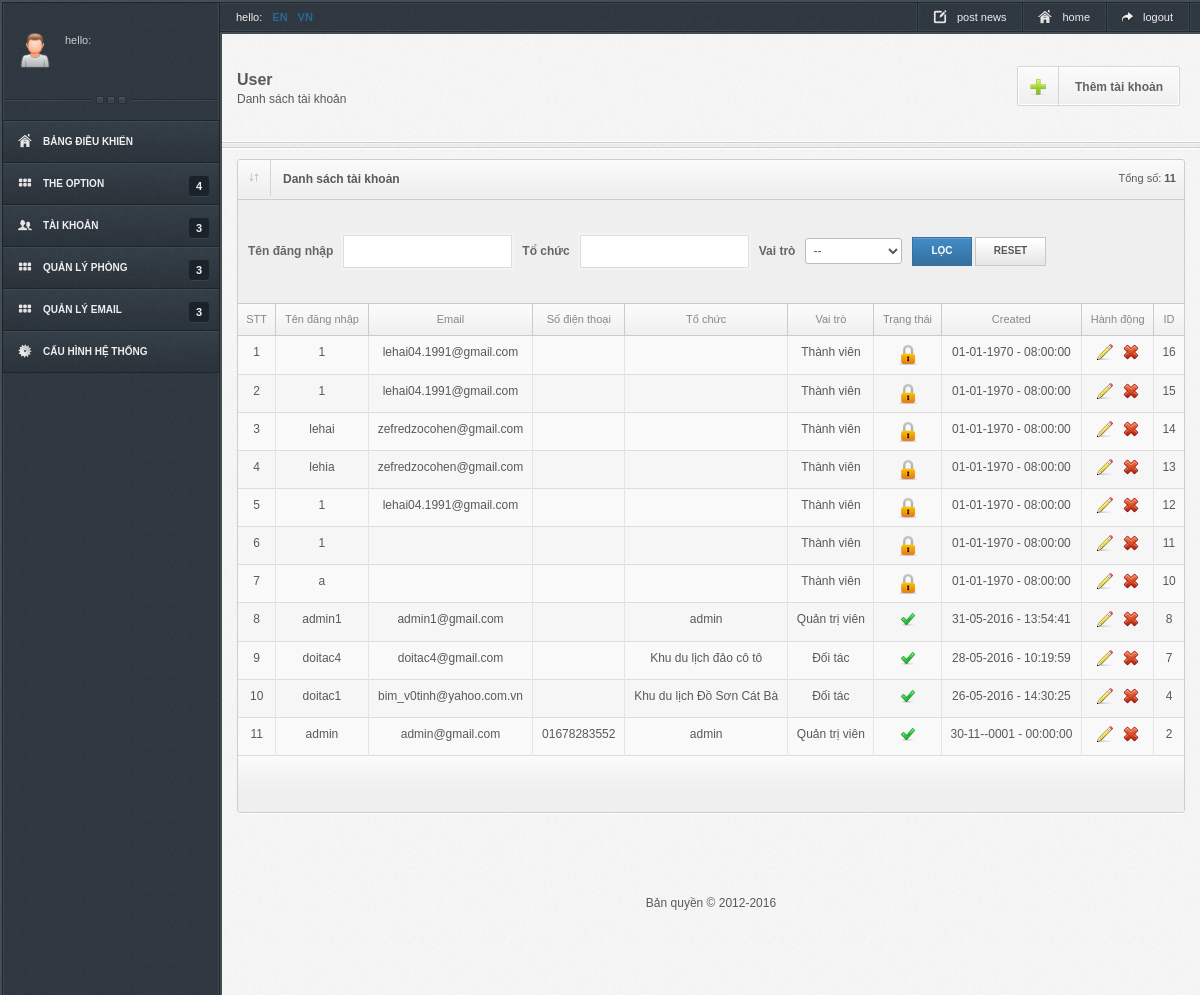
The page /index.php/site/user on the database as committed earlier.
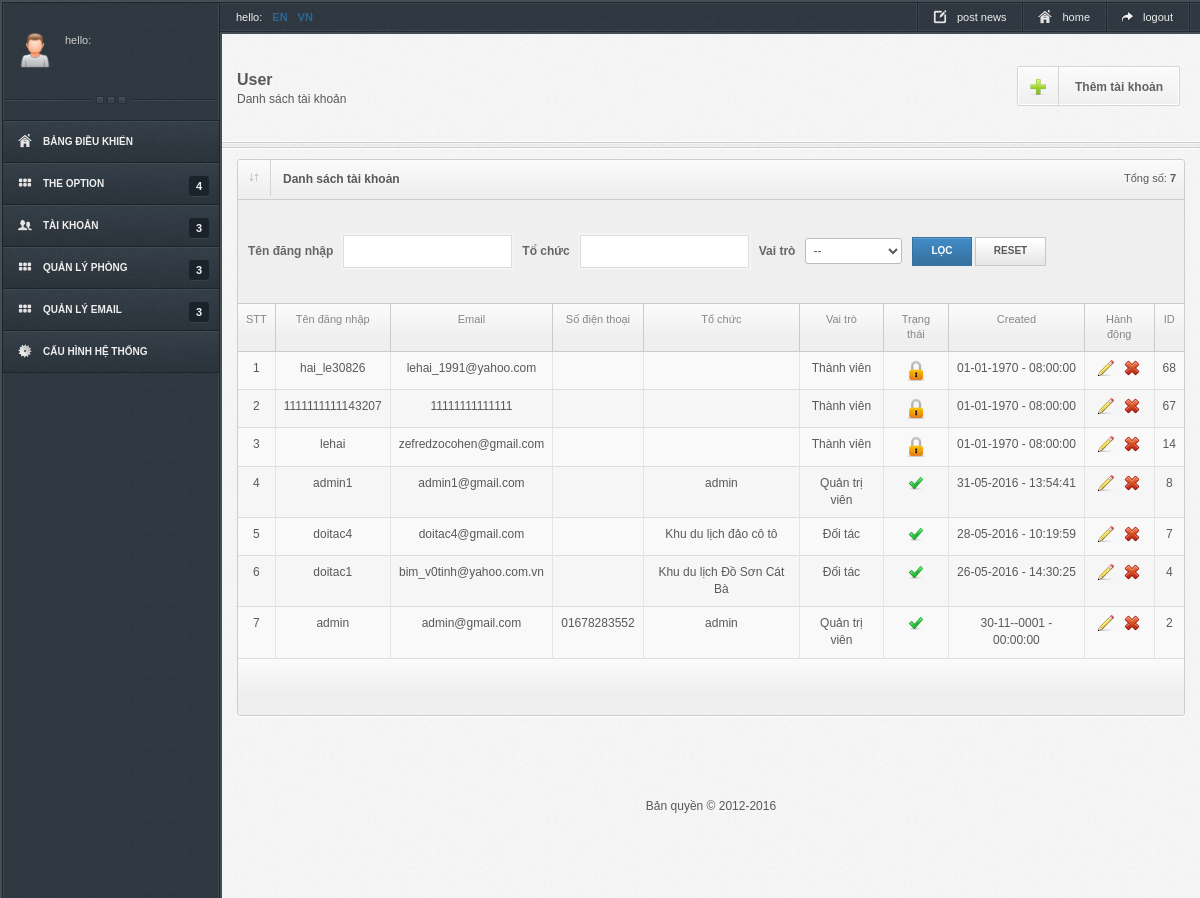
The same page on the database as committed later.
### tables this page shows
CREATE TABLE `tbl_user` (
  `user_id` int(11) NOT NULL,
  `last_name` varchar(255) DEFAULT NULL,
  `first_name` varchar(255) DEFAULT NULL,
  `user_name` varchar(255) NOT NULL,
  `email` varchar(255) DEFAULT NULL,
  `password` varchar(255) NOT NULL,
  `password_old` varchar(255) DEFAULT NULL,
  `ozganzation` varchar(255) DEFAULT NULL COMMENT 'tochuc-cty',
  `phone` varchar(255) DEFAULT NULL,
  `gender` tinyint(2) DEFAULT NULL,
  `birthday` date DEFAULT NULL,
  `avarta` varchar(255) DEFAULT NULL,
  `provincial_id` int(11) DEFAULT NULL,
  `address` varchar(255) DEFAULT NULL,
  `workplace` varchar(255) DEFAULT NULL,
  `description` text,
  `country` varchar(255) DEFAULT NULL,
  `created` datetime DEFAULT NULL,
  `updated` datetime DEFAULT NULL,
  `status` tinyint(1) DEFAULT '0' COMMENT '0:block,1:active',
  `role_id` tinyint(1) DEFAULT NULL
);

CREATE TABLE `tbl_role` (
  `role_id` int(11) NOT NULL,
  `role_name` varchar(255) NOT NULL,
  `description` text,
  `status` tinyint(1) DEFAULT NULL,
  `created` datetime DEFAULT NULL,
  `updated` datetime DEFAULT NULL
);

### application/controllers/site/User.php (called while the page is built, shortened)
<?php
class User extends MY_Controller
{
    public function __construct()
    {
        $this->load->model('user_model');
    }
    public function index()
    {
        $this->load->model("role_model");
        $input = array();
        $input['order'] = array('role_id','ASC');
        $list_role = $this->role_model->get_list($input);
        $data['list_role'] = $list_role;
        $this->load->library('pagination');
        $total = $this->user_model->get_total();
        $config = array();
        $config["total_rows"] = $total;
        $config['base_url'] = base_url('admin/user/index');
        $config['per_page'] = 15;
        $config['uri_segment'] = 4;
        $config['next_link'] = 'Trang kế tiếp';
        $config['prev_link'] = 'Trang trước';
        $config['use_page_numbers'] = TRUE;
        $this->pagination->initialize($config);
        if($this->uri->segment('4') && $this->uri->segment('4') > 1){
            $segment = $this->uri->segment('4');
        }else{
            $segment = 1;
        }
        $segment = (int)$segment;
        $start = ($segment - 1)*$config['per_page'];
        $pagination_link = $this->pagination->create_links();
        $data['pagination_link'] = $pagination_link;
        $message = $this->session->flashdata();
        $data['message'] = $message;
        $input = array();
        $input['limit'] = array($config['per_page'], $start);
        $input['order'] = array('user_id','DESC');
        $list = $this->user_model->getList($input);
        $data['total'] = $total;
        $data['list'] = $list;
        $data['title'] = 'Danh sách tài khoản';
        $data['temp'] = 'admin/user/index';
        $this->load->view('admin/layout', isset($data) ? ($data) : null);
    }
}

### index.php (called while the page is built, shortened)
<?php
require_once BASEPATH.'core/CodeIgniter.php';

### application/core/MY_Model.php (called while the page is built, shortened)
<?php
class MY_Model extends CI_Model {
    var $table = '';
    var $key = '';
    var $order = '';
    function get_total($input = array())
    {
        $query = $this->db->get($this->table);
        return $query->num_rows();
    }
    protected function get_list_set_input($input = array())
    {
        if (isset($input['order'][0]) && isset($input['order'][1]))
        {
            $this->db->order_by($input['order'][0], $input['order'][1]);
        }
        else
        {
            $order = ($this->order == '') ? array($this->table.'.'.$this->key, 'desc') : $this->order;
            $this->db->order_by($order[0], $order[1],'none');
        }
        if (isset($input['limit'][0]) && isset($input['limit'][1]))
        {
            $this->db->limit($input['limit'][0], $input['limit'][1]);
        }
    }
}
?>

### application/models/User_model.php (called while the page is built, shortened)
<?php
class User_model extends MY_Model
{
    var $table = 'user';
    function getList($input = array()){
		$this->db->select($this->table.'.*,role_name');
		$this->db->from($this->table);
		$this->db->join('role',$this->table.'.role_id = role.role_id');
		$query = $this->db->get();
		return $query->result();
    }
}

### application/helpers/mystring_helper.php (called while the page is built, shortened)
<?php
	if(!function_exists('admin_url')){
		function admin_url($str = ''){
			return base_url('admin/'.$str);
		}
	}
?>

### application/views/admin/user/index.php (the view, shortened to what the rows shown need)
<div class="wrapper col-md-12  clearfix content">
    <div class="widget">
        <div class="table-responsive">
            <table class="table sTable mTable myTable" id="checkAll">
                <thead class="filter">
                <tr>
                    <td colspan="17">
                        <form class="form-inline form_filter form" method="get">
                        </form>
                    </td>
                </tr>
                </thead>
                <thead>
                    <tr>
                        <td>STT</td>
                        <td>Tên đăng nhập</td>
                        <td>Email</td>
                        <td>Số điện thoại</td>
                        <td>Tổ chức</td>
                        <td>Vai trò</td>
                        <td>Trạng thái</td>
                        <td>Created</td>
                        <td>Hành động</td>
                        <td>ID</td>
                    </tr>
                </thead>
                <tbody class="list_item">
                    <?php
                        if(isset($list) && is_array($list)){
                            $i = 0;
                            foreach ($list as $row) {
                                $i++;
                    ?>
                    <tr class='row_20 <?php echo $class;?>'>
                        <td class="textC"><?php echo $i;?></td>
                        <td class="textC" >
                            <a href="#" title="<?php echo $row->last_name.' '.$row->first_name;?>">
                                <?php echo $row->user_name;?>
                            </a>
                        </td>
                        <td class="textC"><?php echo $row->email;?></td>
                        <td class="textC"><?php echo $row->phone; ?></td>
                        <td class="textC"><?php echo $row->ozganzation; ?></td>
                        <td class="textC"><?php echo $row->role_name?></td>
                        <td class="textC" id="status">
                            <?php
                            if($row->status == 1){
                            ?>
                                <a href="javascript:void(0)" onclick="status(<?php echo $row->user_id;?>)" class="lightbox" title="block">
                                    <img src="<?php echo base_url();?>public/admin/images/icons/color/tick.png" />
                                </a>
                            <?php
                            }else{
                            ?>
                                <a href="javascript:void(0)" onclick="status(<?php echo $row->user_id;?>)" class="lightbox" title="active">
                                    <img src="<?php echo base_url();?>public/admin/images/icons/color/block.png" />
                                </a>
                            <?php
                            }
                            ?>
                        </td>
                        <td class="textC"><?php echo date('d-m-Y - H:i:s',strtotime($row->created));?></td>
                        <td class="textC">
                            <a href="<?php echo admin_url('user/edit/'.$row->user_id);?>" class="lightbox" title="edit">
                                <img src="<?php echo base_url();?>public/admin/images/icons/color/pencil.png" />
                            </a>
                            <a href="javascript:void(0)" class="lightbox" title="delete" onclick="del(<?php echo $row->user_id;?>)">
                                <img src="<?php echo base_url();?>public/admin/images/icons/color/uninstall.png" />
                            </a>
                        </td>
                        <td class="textC"><?php echo $row->user_id; ?></td>
                    </tr>
                    <?php
                            }
                        }
                    ?>
                </tbody>
            </table>
        </div>
    </div>
</div>

Rows that differ between the two databases and show on the page:
removed tbl_user: user_name "1", email "lehai04.1991@gmail.com", role.role_name "Thành viên", status 0 (drawn), created "01-01-1970 - 08:00:00", user_id "16"
removed tbl_user: user_name "1", email "lehai04.1991@gmail.com", role.role_name "Thành viên", status 0 (drawn), created "01-01-1970 - 08:00:00", user_id "15"
removed tbl_user: user_name "lehia", email "zefredzocohen@gmail.com", role.role_name "Thành viên", status 0 (drawn), created "01-01-1970 - 08:00:00", user_id "13"
removed tbl_user: user_name "1", email "lehai04.1991@gmail.com", role.role_name "Thành viên", status 0 (drawn), created "01-01-1970 - 08:00:00", user_id "12"
removed tbl_user: user_name "1", role.role_name "Thành viên", status 0 (drawn), created "01-01-1970 - 08:00:00", user_id "11"
removed tbl_user: user_name "a", role.role_name "Thành viên", status 0 (drawn), created "01-01-1970 - 08:00:00", user_id "10"
added tbl_user: user_name "hai_le30826", email "lehai_1991@yahoo.com", role.role_name "Thành viên", status 0 (drawn), created "01-01-1970 - 08:00:00", user_id "68"
added tbl_user: user_name "1111111111143207", email "11111111111111", role.role_name "Thành viên", status 0 (drawn), created "01-01-1970 - 08:00:00", user_id "67"
Other text that changed with them:
$total: "11" → "7"
